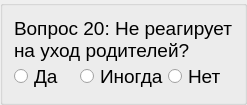
          <widget class="QGroupBox" name="block2_item20">
           <layout class="QVBoxLayout" name="verticalLayout_30">
            <property name="spacing">
             <number>0</number>
            </property>
            <item>
             <widget class="QLabel" name="label_37">
              <property name="font">
               <font>
                <pointsize>14</pointsize>
               </font>
              </property>
              <property name="text">
               <string>Вопрос 20: Не реагирует на уход родителей?</string>
              </property>
              <property name="alignment">
               <set>Qt::AlignLeading|Qt::AlignLeft|Qt::AlignVCenter</set>
              </property>
              <property name="wordWrap">
               <bool>true</bool>
              </property>
             </widget>
            </item>
            <item>
             <layout class="QHBoxLayout" name="_30">
              <property name="spacing">
               <number>0</number>
              </property>
              <item>
               <widget class="QRadioButton" name="radioButton_88">
                <property name="font">
                 <font>
                  <pointsize>14</pointsize>
                 </font>
                </property>
                <property name="text">
                 <string>Да</string>
                </property>
               </widget>
              </item>
              <item>
               <widget class="QRadioButton" name="radioButton_89">
                <property name="font">
                 <font>
                  <pointsize>14</pointsize>
                 </font>
                </property>
                <property name="text">
                 <string>Иногда</string>
                </property>
               </widget>
              </item>
              <item>
               <widget class="QRadioButton" name="radioButton_90">
                <property name="font">
                 <font>
                  <pointsize>14</pointsize>
                 </font>
                </property>
                <property name="text">
                 <string>Нет</string>
                </property>
               </widget>
              </item>
             </layout>
            </item>
           </layout>
          </widget>
